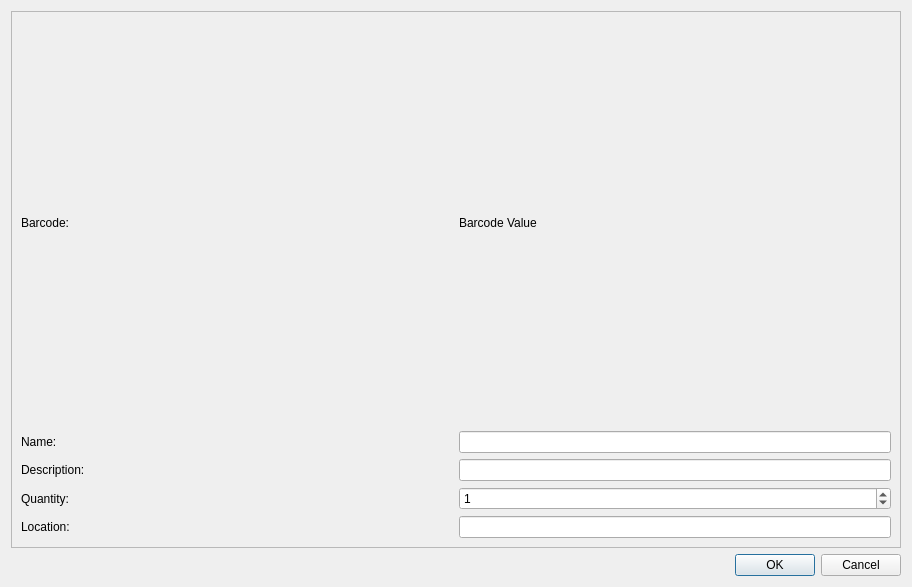
<?xml version="1.0" encoding="UTF-8"?>
<ui version="4.0">
 <class>LasNewEntryDialog</class>
 <widget class="QDialog" name="LasNewEntryDialog">
  <property name="geometry">
   <rect>
    <x>0</x>
    <y>0</y>
    <width>912</width>
    <height>587</height>
   </rect>
  </property>
  <property name="windowTitle">
   <string>Enter New Item</string>
  </property>
  <layout class="QVBoxLayout" name="verticalLayout">
   <item>
    <widget class="QScrollArea" name="scrollArea">
     <property name="widgetResizable">
      <bool>true</bool>
     </property>
     <widget class="QWidget" name="scrollAreaWidgetContents">
      <property name="geometry">
       <rect>
        <x>0</x>
        <y>0</y>
        <width>886</width>
        <height>521</height>
       </rect>
      </property>
      <layout class="QVBoxLayout" name="verticalLayout_2">
       <item>
        <layout class="QHBoxLayout" name="barcodeLayout">
         <item>
          <widget class="QLabel" name="barcodeLabel">
           <property name="text">
            <string>Barcode: </string>
           </property>
          </widget>
         </item>
         <item>
          <widget class="QLabel" name="barcodeValueLabel">
           <property name="text">
            <string>Barcode Value</string>
           </property>
          </widget>
         </item>
        </layout>
       </item>
       <item>
        <layout class="QHBoxLayout" name="nameLayout">
         <item>
          <widget class="QLabel" name="nameLabel">
           <property name="text">
            <string>Name: </string>
           </property>
          </widget>
         </item>
         <item>
          <widget class="QLineEdit" name="nameEdit">
           <property name="sizePolicy">
            <sizepolicy hsizetype="Preferred" vsizetype="Fixed">
             <horstretch>0</horstretch>
             <verstretch>0</verstretch>
            </sizepolicy>
           </property>
          </widget>
         </item>
        </layout>
       </item>
       <item>
        <layout class="QHBoxLayout" name="descriptionLayout">
         <item>
          <widget class="QLabel" name="descriptionLabel">
           <property name="text">
            <string>Description: </string>
           </property>
          </widget>
         </item>
         <item>
          <widget class="QLineEdit" name="descriptionEdit">
           <property name="sizePolicy">
            <sizepolicy hsizetype="Preferred" vsizetype="Fixed">
             <horstretch>0</horstretch>
             <verstretch>0</verstretch>
            </sizepolicy>
           </property>
          </widget>
         </item>
        </layout>
       </item>
       <item>
        <layout class="QHBoxLayout" name="quantityLayout">
         <item>
          <widget class="QLabel" name="quantityLabel">
           <property name="text">
            <string>Quantity: </string>
           </property>
          </widget>
         </item>
         <item>
          <widget class="QSpinBox" name="quantitySpinBox">
           <property name="value">
            <number>1</number>
           </property>
          </widget>
         </item>
        </layout>
       </item>
       <item>
        <layout class="QHBoxLayout" name="locationLayout">
         <item>
          <widget class="QLabel" name="locationLabel">
           <property name="text">
            <string>Location: </string>
           </property>
          </widget>
         </item>
         <item>
          <widget class="QLineEdit" name="locationEdit">
           <property name="sizePolicy">
            <sizepolicy hsizetype="Preferred" vsizetype="Fixed">
             <horstretch>0</horstretch>
             <verstretch>0</verstretch>
            </sizepolicy>
           </property>
          </widget>
         </item>
        </layout>
       </item>
      </layout>
     </widget>
    </widget>
   </item>
   <item>
    <widget class="QDialogButtonBox" name="buttonBox">
     <property name="orientation">
      <enum>Qt::Horizontal</enum>
     </property>
     <property name="standardButtons">
      <set>QDialogButtonBox::Cancel|QDialogButtonBox::Ok</set>
     </property>
    </widget>
   </item>
  </layout>
 </widget>
 <resources/>
 <connections>
  <connection>
   <sender>buttonBox</sender>
   <signal>accepted()</signal>
   <receiver>LasNewEntryDialog</receiver>
   <slot>accept()</slot>
   <hints>
    <hint type="sourcelabel">
     <x>248</x>
     <y>254</y>
    </hint>
    <hint type="destinationlabel">
     <x>157</x>
     <y>274</y>
    </hint>
   </hints>
  </connection>
  <connection>
   <sender>buttonBox</sender>
   <signal>rejected()</signal>
   <receiver>LasNewEntryDialog</receiver>
   <slot>reject()</slot>
   <hints>
    <hint type="sourcelabel">
     <x>316</x>
     <y>260</y>
    </hint>
    <hint type="destinationlabel">
     <x>286</x>
     <y>274</y>
    </hint>
   </hints>
  </connection>
 </connections>
</ui>
